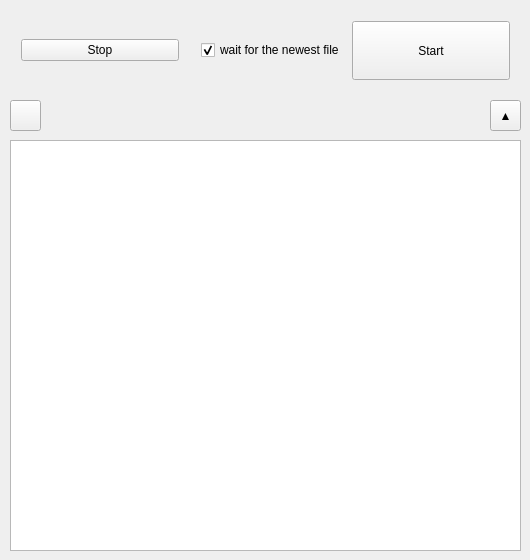
<?xml version="1.0" encoding="UTF-8"?>
<ui version="4.0">
 <class>MainWindow</class>
 <widget class="QMainWindow" name="MainWindow">
  <property name="geometry">
   <rect>
    <x>0</x>
    <y>0</y>
    <width>530</width>
    <height>560</height>
   </rect>
  </property>
  <property name="windowTitle">
   <string>MainWindow</string>
  </property>
  <widget class="QWidget" name="centralWidget">
   <widget class="QPlainTextEdit" name="plainTextEdit">
    <property name="geometry">
     <rect>
      <x>10</x>
      <y>140</y>
      <width>511</width>
      <height>411</height>
     </rect>
    </property>
    <property name="acceptDrops">
     <bool>false</bool>
    </property>
    <property name="undoRedoEnabled">
     <bool>false</bool>
    </property>
    <property name="readOnly">
     <bool>true</bool>
    </property>
    <property name="centerOnScroll">
     <bool>true</bool>
    </property>
   </widget>
   <widget class="QWidget" name="horizontalLayoutWidget">
    <property name="geometry">
     <rect>
      <x>10</x>
      <y>10</y>
      <width>511</width>
      <height>81</height>
     </rect>
    </property>
    <layout class="QHBoxLayout" name="horizontalLayout">
     <property name="spacing">
      <number>7</number>
     </property>
     <item>
      <widget class="QPushButton" name="stopButton">
       <property name="text">
        <string>Stop</string>
       </property>
      </widget>
     </item>
     <item alignment="Qt::AlignRight">
      <widget class="QCheckBox" name="waitCheckBox">
       <property name="text">
        <string>wait for the newest file</string>
       </property>
       <property name="checked">
        <bool>true</bool>
       </property>
      </widget>
     </item>
     <item>
      <widget class="QPushButton" name="StartButton">
       <property name="sizePolicy">
        <sizepolicy hsizetype="Minimum" vsizetype="Expanding">
         <horstretch>0</horstretch>
         <verstretch>0</verstretch>
        </sizepolicy>
       </property>
       <property name="sizeIncrement">
        <size>
         <width>1</width>
         <height>1</height>
        </size>
       </property>
       <property name="text">
        <string>Start</string>
       </property>
      </widget>
     </item>
    </layout>
   </widget>
   <widget class="QToolButton" name="toolButton">
    <property name="geometry">
     <rect>
      <x>490</x>
      <y>100</y>
      <width>31</width>
      <height>31</height>
     </rect>
    </property>
    <property name="text">
     <string>▲</string>
    </property>
   </widget>
   <widget class="QToolButton" name="toolButton_2">
    <property name="geometry">
     <rect>
      <x>10</x>
      <y>100</y>
      <width>31</width>
      <height>31</height>
     </rect>
    </property>
    <property name="text">
     <string/>
    </property>
    <property name="icon">
     <iconset>
      <normaloff>res/Icons8-Windows-8-Very-Basic-Settings.ico</normaloff>res/Icons8-Windows-8-Very-Basic-Settings.ico</iconset>
    </property>
   </widget>
  </widget>
 </widget>
 <layoutdefault spacing="6" margin="11"/>
 <resources/>
 <connections/>
</ui>
